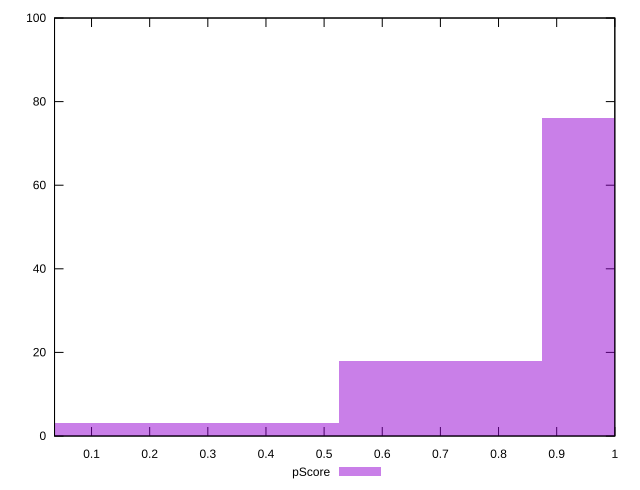

The gnuplot source for this figure:
reset

$pScore <<EOF
0.3502120780694048 3
0 3
1.0506362342082145 76
0.7004241561388096 18
EOF

set key outside below
set boxwidth 0.3502120780694048
set xrange [0.0363633756464351:1]
set yrange [0:100]
set trange [0:100]
set style fill transparent solid 0.5 noborder
set terminal svg size 640, 490 enhanced background rgb 'white'
set output "report/report_00029_2021-02-24T13-36-40.390Z/total-blocking-time/samples/agenda/pScore/histogram.svg"

plot $pScore title "pScore" with boxes

reset
